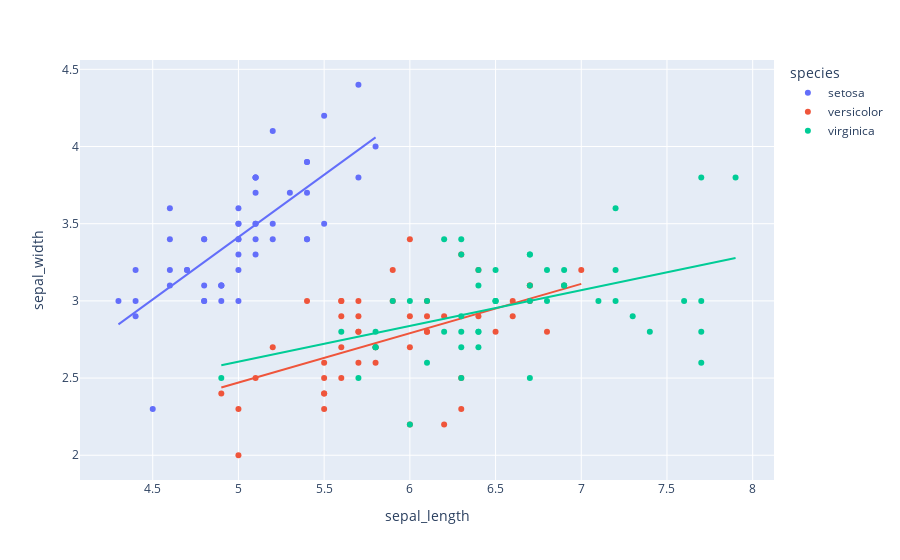

The code cell stored with this chart in its notebook:
### Markdown cell above
## REGRESSION PLOT

### Code cell
fig=px.scatter(df,x='sepal_length',y='sepal_width',color='species',trendline='ols') #ordinary least square(ols)
fig.show()

### Figure 1 — Plotly figure (JSON) as saved in the notebook; plotly's stock layout.template omitted (floating-point values rounded to 4 significant figures)
{"data": [{"hovertemplate": "species=setosa<br>sepal_length=%{x}<br>sepal_width=%{y}<extra></extra>", "legendgroup": "setosa", "marker": {"color": "#636efa", "symbol": "circle"}, "mode": "markers", "name": "setosa", "orientation": "v", "showlegend": true, "type": "scatter", "x": [5.1, 4.9, 4.7, 4.6, 5, 5.4, 4.6, 5, 4.4, 4.9, 5.4, 4.8, 4.8, 4.3, 5.8, 5.7, 5.4, 5.1, 5.7, 5.1, 5.4, 5.1, 4.6, 5.1, 4.8, 5, 5, 5.2, 5.2, 4.7, 4.8, 5.4, 5.2, 5.5, 4.9, 5, 5.5, 4.9, 4.4, 5.1, 5, 4.5, 4.4, 5, 5.1, 4.8, 5.1, 4.6, 5.3, 5], "xaxis": "x", "y": [3.5, 3, 3.2, 3.1, 3.6, 3.9, 3.4, 3.4, 2.9, 3.1, 3.7, 3.4, 3, 3, 4, 4.4, 3.9, 3.5, 3.8, 3.8, 3.4, 3.7, 3.6, 3.3, 3.4, 3, 3.4, 3.5, 3.4, 3.2, 3.1, 3.4, 4.1, 4.2, 3.1, 3.2, 3.5, 3.1, 3, 3.4, 3.5, 2.3, 3.2, 3.5, 3.8, 3, 3.8, 3.2, 3.7, 3.3], "yaxis": "y"}, {"hovertemplate": "<b>OLS trendline</b><br>sepal_width = 0.807234 * sepal_length + -0.623012<br>R<sup>2</sup>=0.557681<br><br>species=setosa<br>sepal_length=%{x}<br>sepal_width=%{y} <b>(trend)</b><extra></extra>", "legendgroup": "setosa", "marker": {"color": "#636efa", "symbol": "circle"}, "mode": "lines", "name": "setosa", "showlegend": false, "type": "scatter", "x": [4.3, 4.4, 4.4, 4.4, 4.5, 4.6, 4.6, 4.6, 4.6, 4.7, 4.7, 4.8, 4.8, 4.8, 4.8, 4.8, 4.9, 4.9, 4.9, 4.9, 5, 5, 5, 5, 5, 5, 5, 5, 5.1, 5.1, 5.1, 5.1, 5.1, 5.1, 5.1, 5.1, 5.2, 5.2, 5.2, 5.3, 5.4, 5.4, 5.4, 5.4, 5.4, 5.5, 5.5, 5.7, 5.7, 5.8], "xaxis": "x", "y": [2.848, 2.929, 2.929, 2.929, 3.01, 3.09, 3.09, 3.09, 3.09, 3.171, 3.171, 3.252, 3.252, 3.252, 3.252, 3.252, 3.332, 3.332, 3.332, 3.332, 3.413, 3.413, 3.413, 3.413, 3.413, 3.413, 3.413, 3.413, 3.494, 3.494, 3.494, 3.494, 3.494, 3.494, 3.494, 3.494, 3.575, 3.575, 3.575, 3.655, 3.736, 3.736, 3.736, 3.736, 3.736, 3.817, 3.817, 3.978, 3.978, 4.059], "yaxis": "y"}, {"hovertemplate": "species=versicolor<br>sepal_length=%{x}<br>sepal_width=%{y}<extra></extra>", "legendgroup": "versicolor", "marker": {"color": "#EF553B", "symbol": "circle"}, "mode": "markers", "name": "versicolor", "orientation": "v", "showlegend": true, "type": "scatter", "x": [7, 6.4, 6.9, 5.5, 6.5, 5.7, 6.3, 4.9, 6.6, 5.2, 5, 5.9, 6, 6.1, 5.6, 6.7, 5.6, 5.8, 6.2, 5.6, 5.9, 6.1, 6.3, 6.1, 6.4, 6.6, 6.8, 6.7, 6, 5.7, 5.5, 5.5, 5.8, 6, 5.4, 6, 6.7, 6.3, 5.6, 5.5, 5.5, 6.1, 5.8, 5, 5.6, 5.7, 5.7, 6.2, 5.1, 5.7], "xaxis": "x", "y": [3.2, 3.2, 3.1, 2.3, 2.8, 2.8, 3.3, 2.4, 2.9, 2.7, 2, 3, 2.2, 2.9, 2.9, 3.1, 3, 2.7, 2.2, 2.5, 3.2, 2.8, 2.5, 2.8, 2.9, 3, 2.8, 3, 2.9, 2.6, 2.4, 2.4, 2.7, 2.7, 3, 3.4, 3.1, 2.3, 3, 2.5, 2.6, 3, 2.6, 2.3, 2.7, 3, 2.9, 2.9, 2.5, 2.8], "yaxis": "y"}, {"hovertemplate": "<b>OLS trendline</b><br>sepal_width = 0.319719 * sepal_length + 0.872146<br>R<sup>2</sup>=0.276582<br><br>species=versicolor<br>sepal_length=%{x}<br>sepal_width=%{y} <b>(trend)</b><extra></extra>", "legendgroup": "versicolor", "marker": {"color": "#EF553B", "symbol": "circle"}, "mode": "lines", "name": "versicolor", "showlegend": false, "type": "scatter", "x": [4.9, 5, 5, 5.1, 5.2, 5.4, 5.5, 5.5, 5.5, 5.5, 5.5, 5.6, 5.6, 5.6, 5.6, 5.6, 5.7, 5.7, 5.7, 5.7, 5.7, 5.8, 5.8, 5.8, 5.9, 5.9, 6, 6, 6, 6, 6.1, 6.1, 6.1, 6.1, 6.2, 6.2, 6.3, 6.3, 6.3, 6.4, 6.4, 6.5, 6.6, 6.6, 6.7, 6.7, 6.7, 6.8, 6.9, 7], "xaxis": "x", "y": [2.439, 2.471, 2.471, 2.503, 2.535, 2.599, 2.631, 2.631, 2.631, 2.631, 2.631, 2.663, 2.663, 2.663, 2.663, 2.663, 2.695, 2.695, 2.695, 2.695, 2.695, 2.727, 2.727, 2.727, 2.758, 2.758, 2.79, 2.79, 2.79, 2.79, 2.822, 2.822, 2.822, 2.822, 2.854, 2.854, 2.886, 2.886, 2.886, 2.918, 2.918, 2.95, 2.982, 2.982, 3.014, 3.014, 3.014, 3.046, 3.078, 3.11], "yaxis": "y"}, {"hovertemplate": "species=virginica<br>sepal_length=%{x}<br>sepal_width=%{y}<extra></extra>", "legendgroup": "virginica", "marker": {"color": "#00cc96", "symbol": "circle"}, "mode": "markers", "name": "virginica", "orientation": "v", "showlegend": true, "type": "scatter", "x": [6.3, 5.8, 7.1, 6.3, 6.5, 7.6, 4.9, 7.3, 6.7, 7.2, 6.5, 6.4, 6.8, 5.7, 5.8, 6.4, 6.5, 7.7, 7.7, 6, 6.9, 5.6, 7.7, 6.3, 6.7, 7.2, 6.2, 6.1, 6.4, 7.2, 7.4, 7.9, 6.4, 6.3, 6.1, 7.7, 6.3, 6.4, 6, 6.9, 6.7, 6.9, 5.8, 6.8, 6.7, 6.7, 6.3, 6.5, 6.2, 5.9], "xaxis": "x", "y": [3.3, 2.7, 3, 2.9, 3, 3, 2.5, 2.9, 2.5, 3.6, 3.2, 2.7, 3, 2.5, 2.8, 3.2, 3, 3.8, 2.6, 2.2, 3.2, 2.8, 2.8, 2.7, 3.3, 3.2, 2.8, 3, 2.8, 3, 2.8, 3.8, 2.8, 2.8, 2.6, 3, 3.4, 3.1, 3, 3.1, 3.1, 3.1, 2.7, 3.2, 3.3, 3, 2.5, 3, 3.4, 3], "yaxis": "y"}, {"hovertemplate": "<b>OLS trendline</b><br>sepal_width = 0.23189 * sepal_length + 1.44631<br>R<sup>2</sup>=0.209057<br><br>species=virginica<br>sepal_length=%{x}<br>sepal_width=%{y} <b>(trend)</b><extra></extra>", "legendgroup": "virginica", "marker": {"color": "#00cc96", "symbol": "circle"}, "mode": "lines", "name": "virginica", "showlegend": false, "type": "scatter", "x": [4.9, 5.6, 5.7, 5.8, 5.8, 5.8, 5.9, 6, 6, 6.1, 6.1, 6.2, 6.2, 6.3, 6.3, 6.3, 6.3, 6.3, 6.3, 6.4, 6.4, 6.4, 6.4, 6.4, 6.5, 6.5, 6.5, 6.5, 6.7, 6.7, 6.7, 6.7, 6.7, 6.8, 6.8, 6.9, 6.9, 6.9, 7.1, 7.2, 7.2, 7.2, 7.3, 7.4, 7.6, 7.7, 7.7, 7.7, 7.7, 7.9], "xaxis": "x", "y": [2.583, 2.745, 2.768, 2.791, 2.791, 2.791, 2.814, 2.838, 2.838, 2.861, 2.861, 2.884, 2.884, 2.907, 2.907, 2.907, 2.907, 2.907, 2.907, 2.93, 2.93, 2.93, 2.93, 2.93, 2.954, 2.954, 2.954, 2.954, 3.0, 3.0, 3.0, 3.0, 3.0, 3.023, 3.023, 3.046, 3.046, 3.046, 3.093, 3.116, 3.116, 3.116, 3.139, 3.162, 3.209, 3.232, 3.232, 3.232, 3.232, 3.278], "yaxis": "y"}], "layout": {"autosize": true, "legend": {"title": {"text": "species"}, "tracegroupgap": 0}, "margin": {"t": 60}, "xaxis": {"anchor": "y", "autorange": true, "domain": [0, 1], "range": [4.081, 8.119], "title": {"text": "sepal_length"}, "type": "linear"}, "yaxis": {"anchor": "x", "autorange": true, "domain": [0, 1], "range": [1.814, 4.586], "title": {"text": "sepal_width"}, "type": "linear"}}}
